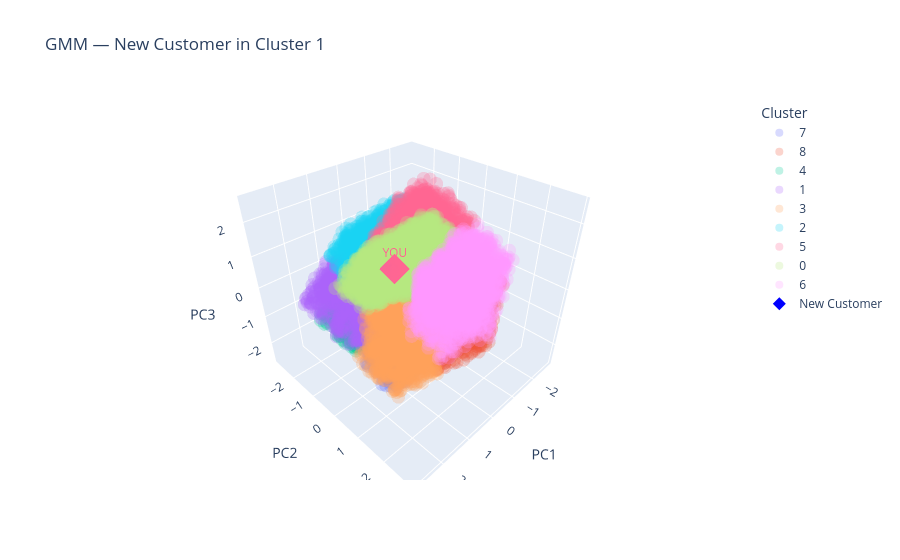

The notebook cell saved with this chart:
### Code cell
from mpl_toolkits.mplot3d import Axes3D
from sklearn.decomposition import PCA
import matplotlib.pyplot as plt
import seaborn as sns
import plotly.express as px
import pandas as pd

# ============================================================
#  PCA for 3D visualization only
# ============================================================
pca_3d = PCA(n_components=3)

X_3d = pca_3d.fit_transform(X_scaled)
new_3d = pca_3d.transform(new_customer_scaled)

# ============================================================
#  3D PLOT
# ============================================================
fig = plt.figure(figsize=(12, 8))
ax = fig.add_subplot(111, projection='3d')

palette = sns.color_palette('tab10', n_clusters)

for c in range(n_clusters):
    mask = cluster_labels == c

    alpha = 0.20 if c == predicted_cluster else 0.07
    size = 12 if c == predicted_cluster else 8

    ax.scatter(
        X_3d[mask, 0],
        X_3d[mask, 1],
        X_3d[mask, 2],
        color=palette[c],
        alpha=alpha,
        s=size,
        label=f'Cluster {c}' if c != predicted_cluster else f'Cluster {c} ← YOU',
        depthshade=False
    )

ax.scatter(
    new_3d[0, 0],
    new_3d[0, 1],
    new_3d[0, 2],
    marker='*',
    s=900,
    c='blue',
    edgecolors='black',
    linewidths=2.0,
    label='New Customer',
    depthshade=False
)

ax.text(
    new_3d[0, 0],
    new_3d[0, 1],
    new_3d[0, 2],
    '  YOU',
    color='black',
    fontsize=10,
    fontweight='bold'
)

ax.set_title(f'GMM — New Customer in Cluster {predicted_cluster}', fontsize=14, fontweight='bold')
ax.set_xlabel('PC1')
ax.set_ylabel('PC2')
ax.set_zlabel('PC3')

ax.legend(loc='best', fontsize=8)
plt.tight_layout()
plt.show()

df_plot = pd.DataFrame({
    'PC1': X_3d[:, 0],
    'PC2': X_3d[:, 1],
    'PC3': X_3d[:, 2],
    'Cluster': cluster_labels.astype(str)
})

fig = px.scatter_3d(
    df_plot,
    x='PC1',
    y='PC2',
    z='PC3',
    color='Cluster',
    opacity=0.25,
    title=f'GMM — New Customer in Cluster {predicted_cluster}'
)

fig.add_scatter3d(
    x=[new_3d[0, 0]],
    y=[new_3d[0, 1]],
    z=[new_3d[0, 2]],
    mode='markers+text',
    text=['YOU'],
    textposition='top center',
    marker=dict(size=10, color='blue', symbol='diamond'),
    name='New Customer'
)

fig.show()

### Figure 1 — Plotly figure (JSON) as saved in the notebook; plotly's stock layout.template omitted (floating-point values rounded to 4 significant figures; data arrays with more than 128 entries replaced by an {"elided": "..."} marker saying what was removed)
{"data": [{"hovertemplate": "Cluster=7<br>PC1=%{x}<br>PC2=%{y}<br>PC3=%{z}<extra></extra>", "legendgroup": "7", "marker": {"color": "#636efa", "opacity": 0.25, "symbol": "circle"}, "mode": "markers", "name": "7", "scene": "scene", "showlegend": true, "type": "scatter3d", "x": {"elided": "1439 float values"}, "y": {"elided": "1439 float values"}, "z": {"elided": "1439 float values"}}, {"hovertemplate": "Cluster=8<br>PC1=%{x}<br>PC2=%{y}<br>PC3=%{z}<extra></extra>", "legendgroup": "8", "marker": {"color": "#EF553B", "opacity": 0.25, "symbol": "circle"}, "mode": "markers", "name": "8", "scene": "scene", "showlegend": true, "type": "scatter3d", "x": {"elided": "1970 float values"}, "y": {"elided": "1970 float values"}, "z": {"elided": "1970 float values"}}, {"hovertemplate": "Cluster=4<br>PC1=%{x}<br>PC2=%{y}<br>PC3=%{z}<extra></extra>", "legendgroup": "4", "marker": {"color": "#00cc96", "opacity": 0.25, "symbol": "circle"}, "mode": "markers", "name": "4", "scene": "scene", "showlegend": true, "type": "scatter3d", "x": {"elided": "1760 float values"}, "y": {"elided": "1760 float values"}, "z": {"elided": "1760 float values"}}, {"hovertemplate": "Cluster=1<br>PC1=%{x}<br>PC2=%{y}<br>PC3=%{z}<extra></extra>", "legendgroup": "1", "marker": {"color": "#ab63fa", "opacity": 0.25, "symbol": "circle"}, "mode": "markers", "name": "1", "scene": "scene", "showlegend": true, "type": "scatter3d", "x": {"elided": "1489 float values"}, "y": {"elided": "1489 float values"}, "z": {"elided": "1489 float values"}}, {"hovertemplate": "Cluster=3<br>PC1=%{x}<br>PC2=%{y}<br>PC3=%{z}<extra></extra>", "legendgroup": "3", "marker": {"color": "#FFA15A", "opacity": 0.25, "symbol": "circle"}, "mode": "markers", "name": "3", "scene": "scene", "showlegend": true, "type": "scatter3d", "x": {"elided": "1857 float values"}, "y": {"elided": "1857 float values"}, "z": {"elided": "1857 float values"}}, {"hovertemplate": "Cluster=2<br>PC1=%{x}<br>PC2=%{y}<br>PC3=%{z}<extra></extra>", "legendgroup": "2", "marker": {"color": "#19d3f3", "opacity": 0.25, "symbol": "circle"}, "mode": "markers", "name": "2", "scene": "scene", "showlegend": true, "type": "scatter3d", "x": {"elided": "1501 float values"}, "y": {"elided": "1501 float values"}, "z": {"elided": "1501 float values"}}, {"hovertemplate": "Cluster=5<br>PC1=%{x}<br>PC2=%{y}<br>PC3=%{z}<extra></extra>", "legendgroup": "5", "marker": {"color": "#FF6692", "opacity": 0.25, "symbol": "circle"}, "mode": "markers", "name": "5", "scene": "scene", "showlegend": true, "type": "scatter3d", "x": {"elided": "1429 float values"}, "y": {"elided": "1429 float values"}, "z": {"elided": "1429 float values"}}, {"hovertemplate": "Cluster=0<br>PC1=%{x}<br>PC2=%{y}<br>PC3=%{z}<extra></extra>", "legendgroup": "0", "marker": {"color": "#B6E880", "opacity": 0.25, "symbol": "circle"}, "mode": "markers", "name": "0", "scene": "scene", "showlegend": true, "type": "scatter3d", "x": {"elided": "1897 float values"}, "y": {"elided": "1897 float values"}, "z": {"elided": "1897 float values"}}, {"hovertemplate": "Cluster=6<br>PC1=%{x}<br>PC2=%{y}<br>PC3=%{z}<extra></extra>", "legendgroup": "6", "marker": {"color": "#FF97FF", "opacity": 0.25, "symbol": "circle"}, "mode": "markers", "name": "6", "scene": "scene", "showlegend": true, "type": "scatter3d", "x": {"elided": "1737 float values"}, "y": {"elided": "1737 float values"}, "z": {"elided": "1737 float values"}}, {"marker": {"color": "blue", "size": 10, "symbol": "diamond"}, "mode": "markers+text", "name": "New Customer", "text": ["YOU"], "textposition": "top center", "type": "scatter3d", "x": [0.702], "y": [0.05016], "z": [0.9606]}], "layout": {"legend": {"title": {"text": "Cluster"}, "tracegroupgap": 0}, "scene": {"domain": {"x": [0, 1], "y": [0, 1]}, "xaxis": {"title": {"text": "PC1"}}, "yaxis": {"title": {"text": "PC2"}}, "zaxis": {"title": {"text": "PC3"}}}, "title": {"text": "GMM — New Customer in Cluster 1"}}}
